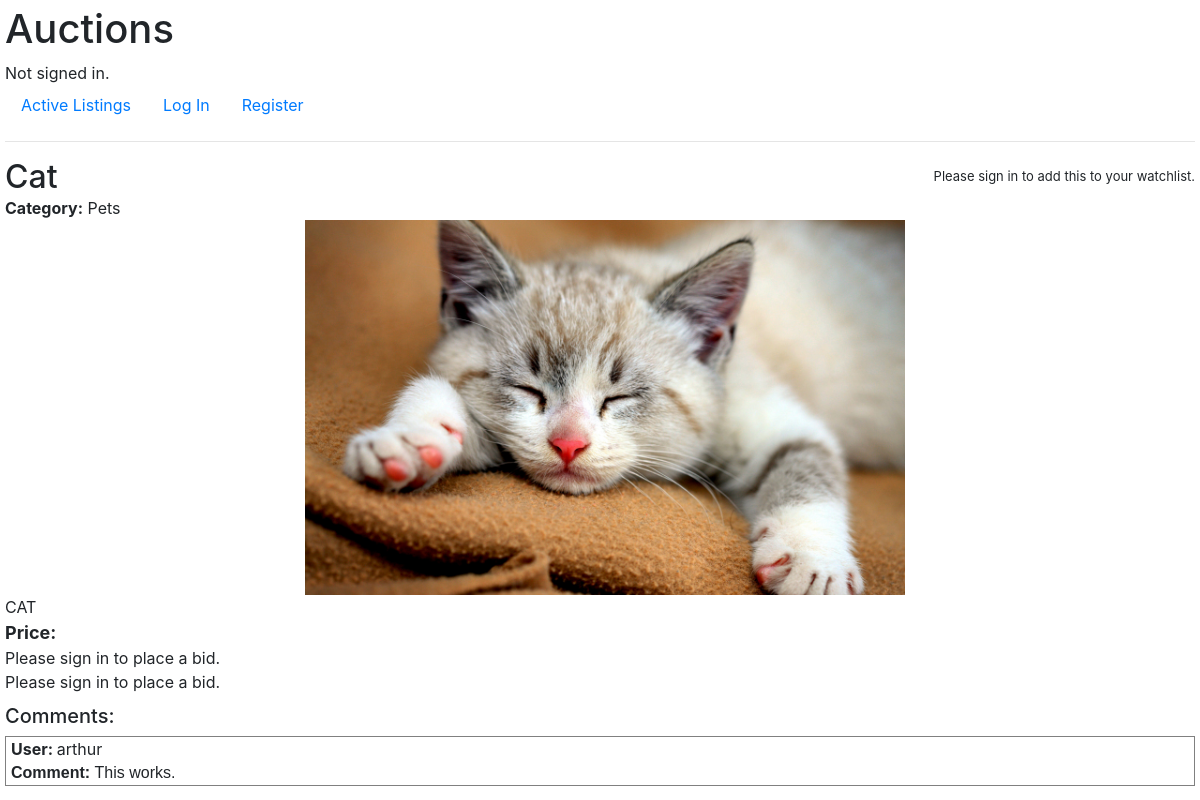
/1, run on an earlier commit of the app's database.
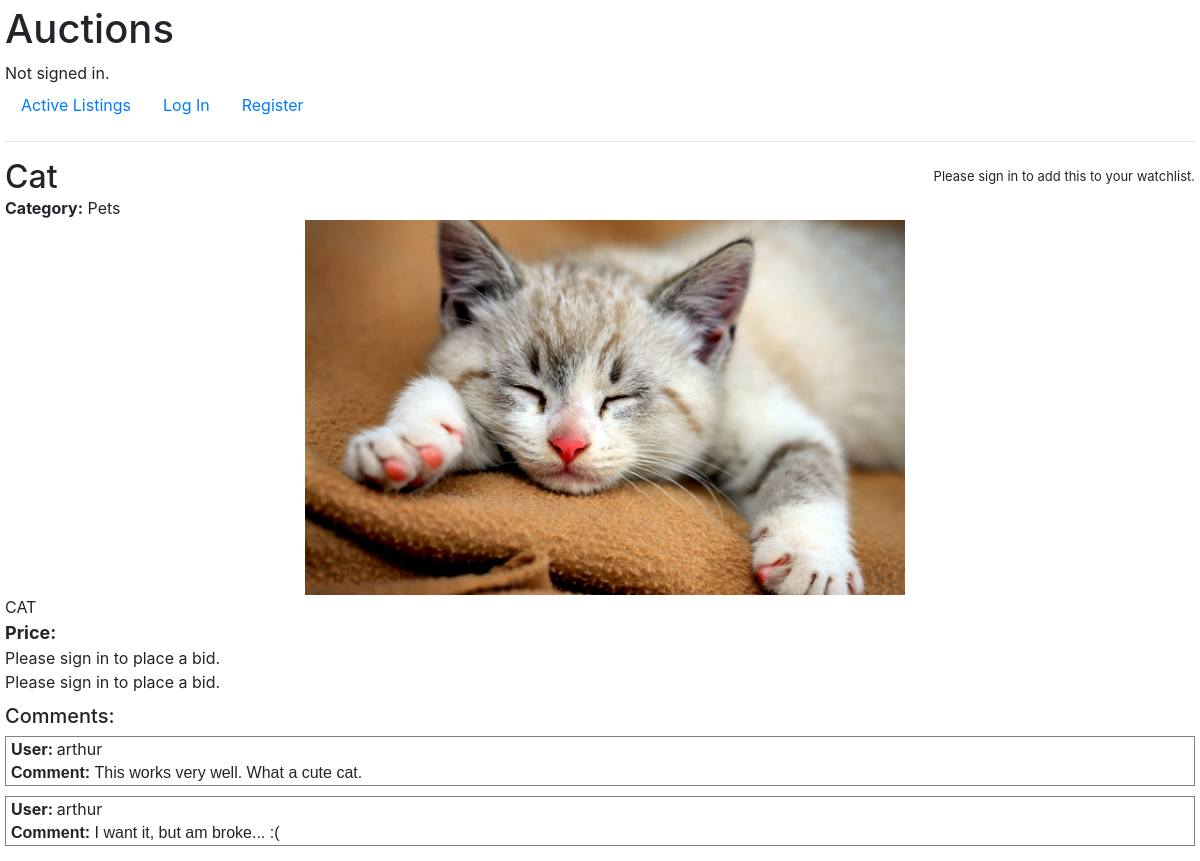
And on a later commit of the database.
### auctions/models.py (models this page shows, shortened)
class Listing(models.Model):
    user = models.ForeignKey(
        settings.AUTH_USER_MODEL, on_delete=CASCADE, related_name="owner")
    bidder = models.ForeignKey(
        settings.AUTH_USER_MODEL,
        on_delete=SET_NULL,
        null=True,
        blank=True,
        related_name="bidder"
    )
    active = models.BooleanField(default=True)
    title = models.CharField(max_length=100)
    description = models.CharField(max_length=1000)
    price = MoneyField(
        verbose_name="Starting bid in $:",
        max_digits=14, decimal_places=2, default_currency="USD")
    image = models.ImageField(upload_to="uploads/",
                              verbose_name="Product image", blank=True)
    CATEGORY_CHOICES = [
        ("Pets", "Pets"),
        ("Furniture", "Furniture"),
        ("Cars", "Cars"),
        ("Human Parts", "Human Parts"),
        ("Houses", "Houses")
    ]
    category = models.CharField(
        max_length=100, blank=True, choices=CATEGORY_CHOICES)

class Comment(models.Model):
    listing = models.ForeignKey(
        Listing, on_delete=CASCADE, related_name="comments")
    user = models.ForeignKey(User, on_delete=CASCADE, related_name="author")
    text = models.CharField(
        max_length=1000,
        verbose_name="Comment:"
    )

class User(AbstractUser):
    watchlist = models.ManyToManyField(
        "Listing", blank=True, related_name="watchers")

### auctions/views.py (the view)
# urls.py: path("<int:listing_id>", views.listing, name="listing"),
def listing(request, listing_id):
    listing_inst = Listing.objects.get(id=listing_id)
    if request.method == "POST":
        action = request.POST["action"]
        if action == "Close":
            listing_inst.active = False
            listing_inst.save()
        return HttpResponseRedirect(reverse("listing", args=[listing_inst.id]))
    if request.user.is_authenticated:
        try:
            request.user.watchlist.get(id=listing_id)
        except ObjectDoesNotExist:
            watchlist_message = "Add to watchlist"
            action = "add"
        else:
            watchlist_message = "Remove from watchlist"
            action = "remove"
        return render(request, "auctions/listing.html", {
            "listing": listing_inst,
            "watchlist_message": watchlist_message,
            "action": action,
            "bidding_form": BiddingForm(),
            "comment_form": CommentForm(),
            "comments": listing_inst.comments.all()
        })
    else:
        return render(request, "auctions/listing.html", {
            "listing": listing_inst,
            "bidding_form": BiddingForm(),
            "comment_form": CommentForm(),
            "comments": listing_inst.comments.all()
        })

### auctions/templates/auctions/listing.html (shortened to what this page needs)
{% extends "auctions/layout.html" %}
{% block body %}
<div class="listing-cont">
    <div class="title-watchlist-cont">
     {% if user.is_authenticated%}
        <div class="title-buttons">
            {% if user == listing.user %}
                <div class="close-button">
                    <form action={% url 'listing' listing.id %} method="POST">
                        {% csrf_token %}
                        <input type="submit" name="action" value="Close">
                    </form>
                </div>
            {% endif %}
            <form action={% url 'user_watchlist' listing.id %} method="POST">
                {% csrf_token %}
                <input type="text" name="action" value={{action}} hidden>
                <input type="submit" value={{watchlist_message}}>
            </form>
        </div>
     {% else %}
        <div class="no-watchlist-mes">Please sign in to add this to your watchlist.</div>
     {% endif %}
        <h2 class="title">{{listing.title}}</h2>
    </div>
    <div class="category-cont">
        <strong>Category:</strong>
        {{listing.category}}
    </div>
    {% if listing.image %}
        <div class="image-cont">
            <img src="media/{{listing.image}}" alt="Product image">
        </div>
    {% endif %}
    <div class="description_cont">
        {{listing.description}}
    </div>
    <div class="price">
        <strong>
        {% load djmoney %}
        Price:
        </strong>
    </div>
    {% if listing.active == False %}
        The listing is closed, you can no longer bid.
    {% else %}
        {% if user.is_authenticated%}
        <div class="bid-form-cont">
            <form action={% url "make-bid" listing.id%} method="post">
                {% csrf_token %}
                <label for="bidding">
                    <span class="label">Place bid: ($)</span>
                    {{bidding_form.price}}
                    <input type="submit" value="Place bid">
                </label>
            </form>
        </div>
        {% else %}
        Please sign in to place a bid.
        {% endif %}
    {% endif %}
    <div class="comment-cont">
        {% if user.is_authenticated %}
            <div class="comment-form">
                <form action={% url "make-comment" listing.id %} method="post">
                    {% csrf_token %}
                    {{comment_form}}
                    <input type="submit" value="Post Comment">
                </form>
            </div>
        {% else %}
        Please sign in to place a bid.
        {% endif %}
        <div class="comments">
        {% if comments %}
            <h5>Comments:</h5>
            {% for comment in comments%}
                <div class="comment-cont">
                    <div class="user">
                    <strong>User: </strong>{{comment.user}}</div>
                    <div class="text"><strong>Comment: </strong>{{comment.text}}</div>
                </div>
            {% endfor %}
        {% else %}
            <h5>There are no comments for this listing</h5>
        {% endif %}
        </div>
    </div>
</div>
{% endblock %}

### auctions/templates/auctions/layout.html (shortened to what this page needs)
{% load static %}
<!DOCTYPE html>
<html lang="en">
    <head>
        <link rel="stylesheet" href="https://stackpath.bootstrapcdn.com/bootstrap/4.4.1/css/bootstrap.min.css">
        <link href="{% static 'auctions/styles.css' %}" rel="stylesheet">
    </head>
    <body>
        <h1>Auctions</h1>
        <div>
            {% if user.is_authenticated %}
                Signed in as <strong>{{ user.username }}</strong>.
            {% else %}
                Not signed in.
            {% endif %}
        </div>
        <ul class="nav">
            <li class="nav-item">
                <a class="nav-link" href="{% url 'index' %}">Active Listings</a>
            </li>
            {% if user.is_authenticated %}
                <li class="nav-item">
                    <a class="nav-link" href="{% url 'logout' %}">Log Out</a>
                </li>
                <li class="nav-item">
                    <a class="nav-link" href="{% url 'new-listing' %}">Create new listing</a>
                </li>
            {% else %}
                <li class="nav-item">
                    <a class="nav-link" href="{% url 'login' %}">Log In</a>
                </li>
                <li class="nav-item">
                    <a class="nav-link" href="{% url 'register' %}">Register</a>
                </li>
            {% endif %}
        </ul>
        <hr>
        {% block body %}
        {% endblock %}
    </body>
</html>

### auctions/static/auctions/styles.css (style rules this page uses)
body { padding: 5px; }
.listing-cont { display: -webkit-box; display: -ms-flexbox; display: flex; -webkit-box-orient: vertical; -webkit-box-direction: normal; -ms-flex-direction: column; flex-direction: column; }
.listing-cont .title-watchlist-cont { display: -webkit-box; display: -ms-flexbox; display: flex; -webkit-box-orient: horizontal; -webkit-box-direction: normal; -ms-flex-direction: row; flex-direction: row; -webkit-box-pack: justify; -ms-flex-pack: justify; justify-content: space-between; -webkit-box-align: center; -ms-flex-align: center; align-items: center; }
.listing-cont .title-watchlist-cont .title { -webkit-box-ordinal-group: 0; -ms-flex-order: -1; order: -1; margin-bottom: 0px; }
.listing-cont .no-watchlist-mes { font-size: small; max-width: 40vw; }
.listing-cont .image-cont { width: 100vw; height: auto; display: -webkit-box; display: -ms-flexbox; display: flex; -webkit-box-orient: horizontal; -webkit-box-direction: normal; -ms-flex-direction: row; flex-direction: row; -webkit-box-pack: center; -ms-flex-pack: center; justify-content: center; }
.listing-cont .image-cont img { width: 100%; max-width: 600px; }
.listing-cont .price { font-size: large; }
.listing-cont .comment-cont { display: -webkit-box; display: -ms-flexbox; display: flex; -webkit-box-orient: vertical; -webkit-box-direction: normal; -ms-flex-direction: column; flex-direction: column; }
.listing-cont .comment-cont .comments { padding-top: 10px; }
.listing-cont .comment-cont .comments .comment-cont { border: 1px solid gray; margin-bottom: 10px; }
.listing-cont .comment-cont .comments .comment-cont .text, .listing-cont .comment-cont .comments .comment-cont .user { padding-left: 5px; }
.listing-cont .comment-cont .comments .comment-cont .text { font-family: sans-serif; }

What changed in the data, as far as the page shows it:
removed Comment: user "arthur", text "This works."
added Comment: user "arthur", text "This works very well. What a cute cat."
added Comment: user "arthur", text "I want it, but am broke... :("
